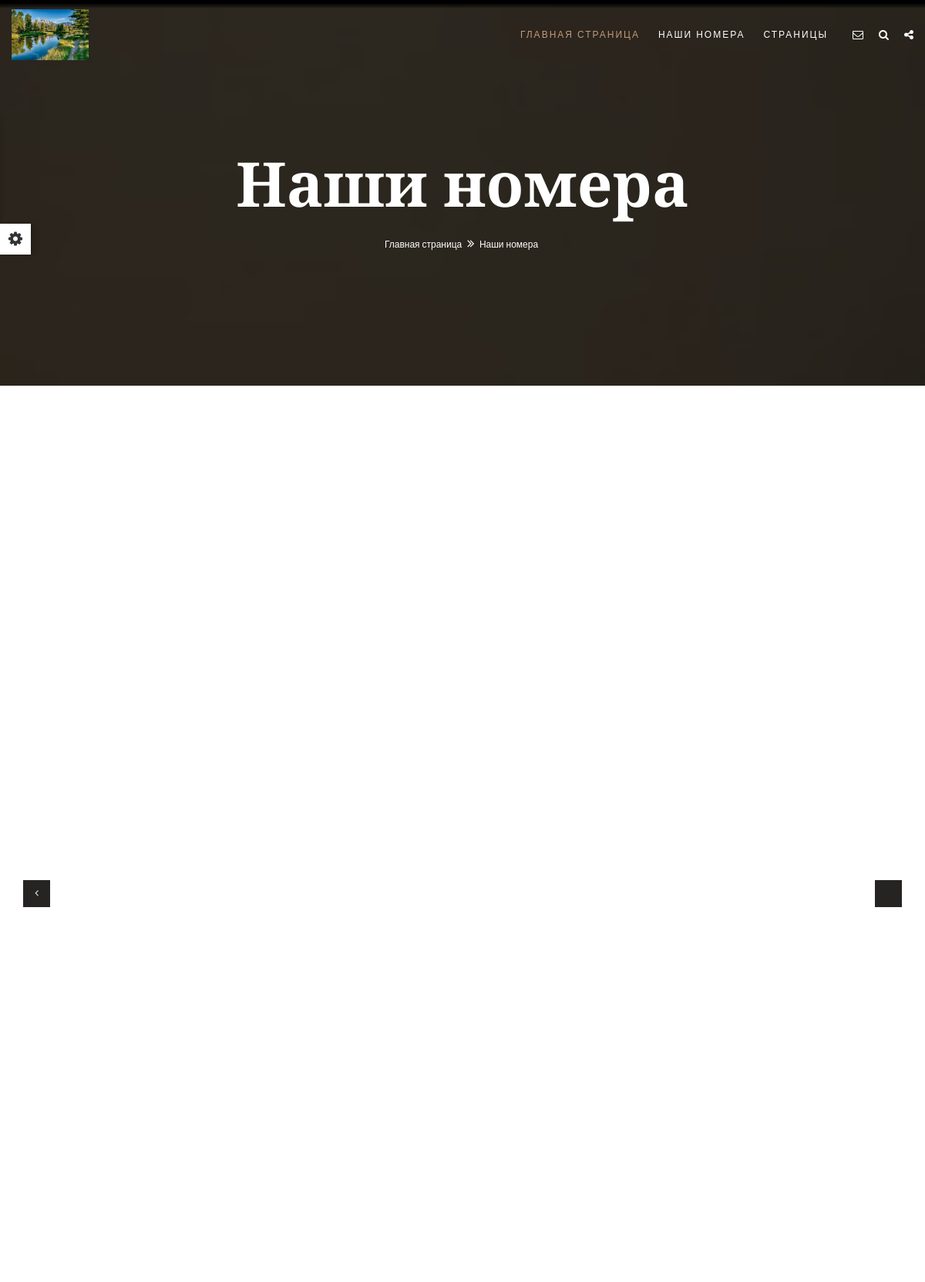
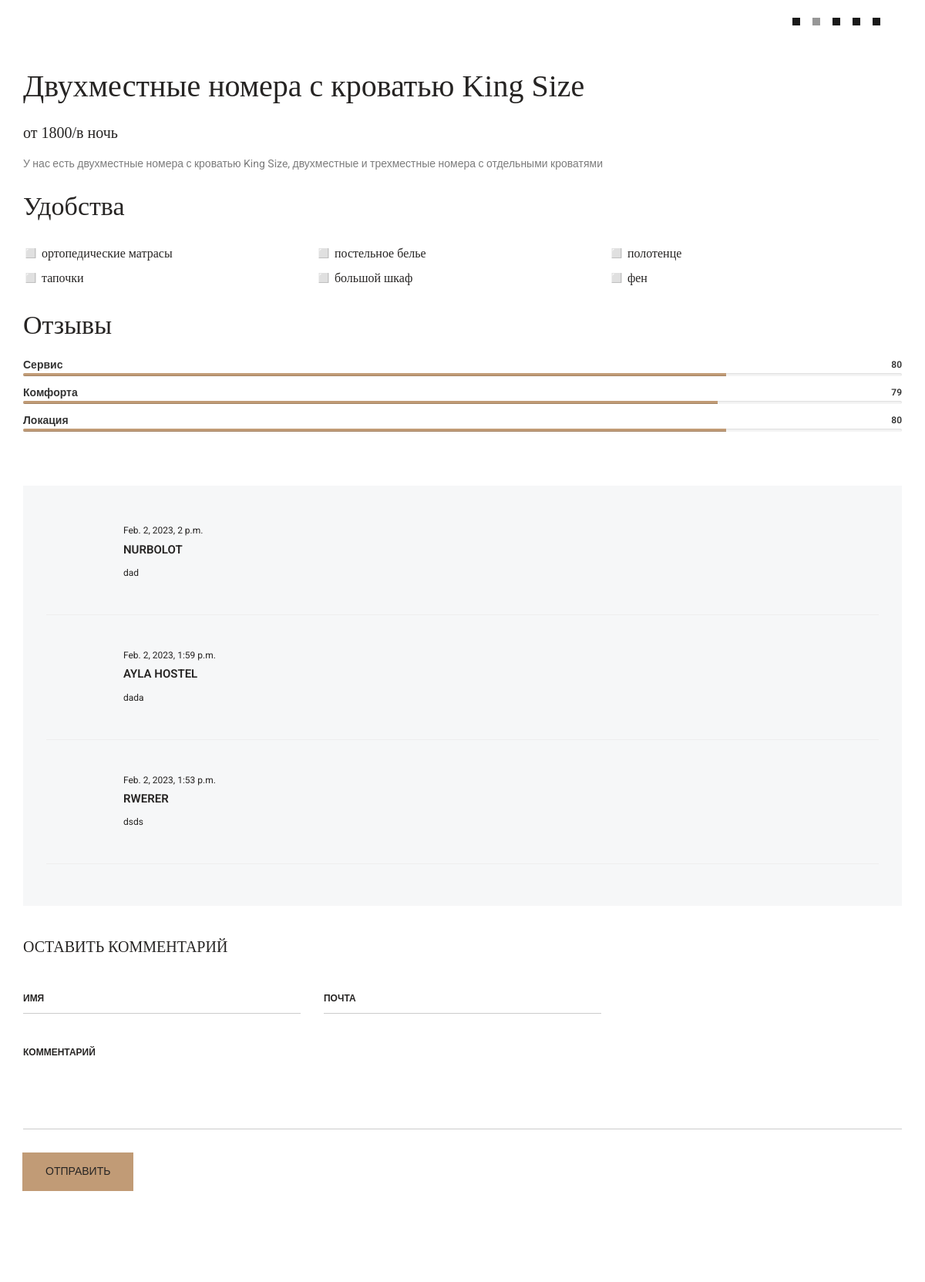
Page /rooms_detail/2/ (upper part) on the committed database (2 pictures, top to bottom).
### apps/settings/models.py (models this page shows, shortened)
class Setting(models.Model):
    title = models.CharField(
        max_length=255,
        verbose_name="Название"
    )
    description = models.TextField(
        verbose_name="Описание",
        blank = True, null = True
    )
    logo = models.ImageField(
        upload_to="logos/",
        verbose_name="Логотип сайта"
    )
    class Meta:
        verbose_name = "Настройка сайта"
        verbose_name_plural = "Настройки сайта"

### apps/rooms/models.py (models this page shows, shortened)
class BackroundRoom(models.Model):
    image = models.ImageField(upload_to="backround/", verbose_name="Задний фон")
    class Meta:
        verbose_name = "Задний фон страницы <<Наши номера>>"
        verbose_name_plural = "Задний фон страницы  <<Наши номера>>"

class Room(models.Model):
    title = models.CharField(max_length=255,verbose_name="О номере")
    descriptions = models.TextField(verbose_name="Описание о номере")
    price = models.CharField(max_length=255,verbose_name="Цена номера")
    service = models.CharField(max_length=255,verbose_name="Оценка услуг от 1 до 5")
    comfort = models.CharField(max_length=255,verbose_name="Оценка комфорта от 1 до 5")
    location = models.CharField(max_length=255,verbose_name="Оценка чистоты от 1 до 5")
    amenities1 = models.CharField(max_length=255,verbose_name="Первое удобство", blank=True, null=True)
    amenities2 = models.CharField(max_length=255,verbose_name="Второе удобство", blank=True, null=True)
    amenities3 = models.CharField(max_length=255,verbose_name="Третье удобство", blank=True, null=True)
    amenities4 = models.CharField(max_length=255,verbose_name="Четвертое удобство", blank=True, null=True)
    amenities5 = models.CharField(max_length=255,verbose_name="Пятое удобство", blank=True, null=True)
    amenities6 = models.CharField(max_length=255,verbose_name="Шестое удобство", blank=True, null=True)
    image1 = models.ImageField(upload_to="about", verbose_name="Первая фотография номера", blank=True, null=True)
    image2 = models.ImageField(upload_to="about", verbose_name="Вторая фотография номера", blank=True, null=True)
    image3 = models.ImageField(upload_to="about", verbose_name="Третья фотография номера", blank=True, null=True)
    image4 = models.ImageField(upload_to="about", verbose_name="Четвертая фотография номера", blank=True, null=True)
    image5 = models.ImageField(upload_to="about", verbose_name="Пятая фотография номера", blank=True, null=True)
    class Meta:
        verbose_name = "Настройка номера"
        verbose_name_plural = "Настройки Номеров"

class Comment(models.Model):
    name = models.CharField(max_length=255,verbose_name="Имя")
    email = models.EmailField(verbose_name="Почта")
    message = models.TextField(verbose_name="Коментарий")
    post = models.ForeignKey(Room, on_delete=models.CASCADE, related_name="post_comment")
    created = models.DateTimeField(auto_now_add=True)
    class Meta:
        ordering = ("-created",)
        verbose_name = "Комментрии к номерам"
        verbose_name_plural = "Комментрии к номерам"

### apps/rooms/views.py (the view)
# urls.py: path('rooms_detail/<int:id>/', rooms_detail, name="rooms_detail"),
def rooms_detail(request, id):
    contact = Contact.objects.latest('id')
    setting = Setting.objects.latest('id')
    room = Room.objects.get(id =id)
    backround = BackroundRoom.objects.latest('id')
    if request.method == "POST":
        name = request.POST.get('name')
        email = request.POST.get('email')
        message = request.POST.get('message')
        comment = Comment.objects.create(name = name,email = email, message = message, post = room )
        return redirect('rooms_detail', room.id)
    context = {
        'contact':contact,
        'setting' : setting,
        'room' : room,
        'backround' : backround,
    }
    return render(request, 'room-detail.html', context)

### templates/room-detail.html (shortened to what this page needs)
{% extends 'homepage.html'%}
{% load static %}
{% block content%}
	<div class="page-wraper">
        {% include 'include/header.html'%}
        <div class="page-content ">
            <div class="wt-bnr-inr overlay-wraper bg-parallax bg-top-center"  data-stellar-background-ratio="0.5"  style="background-image:url({{backround.image.url}});">
            	<div class="overlay-main bg-black opacity-07"></div>
                <div class="container">
                    <div class="wt-bnr-inr-entry">
                    	<div class="banner-title-outer">
                        	<div class="banner-title-name">
                        		<h2 class="text-white  font-80 font-weight-900">Наши номера</h2>
                            </div>
                        </div>
                            <div>
                                <ul class="wt-breadcrumb breadcrumb-style-2">
                                    <li><a href="{% url 'index'%}">Главная страница</a></li>
                                    <li>Наши номера</li>
                                </ul>
                            </div>
                    </div>
                </div>
            </div>
            <div class="section-full p-tb90 ">
                <div class="container">
                    <div class="room-detail-outer">
                        <div class="wt-post-media">
                            <div class="owl-carousel owl-fade-slider-one owl-btn-vertical-center owl-dots-bottom-right m-b30">
                                {% if room.image2%}
                                <div class="item">
                                    <div class="wt-thum-bx">
                                    </div>
                                </div>
                                {%endif%}
                            </div>
                            <div class="room-facility">
                                <div class="room-discription">
                                    <h2>{{room.title}}</h2>
                                    <h4>{{room.price}}/в ночь</h4>
                                    <p>{{room.descriptions}}</p>
                                </div>
                                <div class="room-amenities m-b30">
                                    <h3>Удобства</h3>
                                    <div class="amenities-list equal-wraper clearfix">
                                        <ul>
                                            {% if room.amenities1%}
                                            <li class="equal-col"><h5 class="m-b0"> {{room.amenities1}}</h5></li>
                                            {%endif%}
                                            {% if room.amenities2%}
                                            <li class="equal-col"><h5 class="m-b0">{{room.amenities2}}</h5></li>
                                            {%endif%}
                                            {% if room.amenities3%}
                                            <li class="equal-col"><h5 class="m-b0">{{room.amenities3}}</h5></li>
                                            {%endif%}
                                            {% if room.amenities4%}
                                            <li class="equal-col"><h5 class="m-b0">{{room.amenities4}}</h5></li>
                                            {%endif%}
                                            {% if room.amenities5%}
                                            <li class="equal-col"><h5 class="m-b0">{{room.amenities5}}</h5></li>
                                            {%endif%}
                                            {% if room.amenities6%}
                                            <li class="equal-col"><h5 class="m-b0">{{room.amenities6}}</h5></li>
                                            {%endif%}
                                        </ul>
                                    </div>
                                </div>
                                <div class="room-Rates m-b30">
                                    <h3>Отзывы</h3>
                                        <div class="rating-bars">
                                            <div class="rate-bar-category">
                                                <span class="rate-bars-name">Сервис<strong class="rate-count">{{room.service}}</strong></span>
                                                <div class="rate-bars-line">
                                                    <div class="progress wt-probar-2 radius-md m-b0">
                                                        <div class="progress-bar bg-primary radius-md" role="progressbar" aria-valuenow="100" aria-valuemin="0" aria-valuemax="100" style="width:{{room.service}}%;">
                                                        </div>
                                                   </div>
                                                </div>
                                            </div>
                                            <div class="rate-bar-category">
                                                <span class="rate-bars-name">Комфорта<strong class="rate-count">{{room.comfort}}</strong></span>
                                                <div class="rate-bars-line">
                                                    <div class="progress wt-probar-2 radius-md m-b0">
                                                        <div class="progress-bar bg-primary radius-md" role="progressbar" aria-valuenow="70" aria-valuemin="10" aria-valuemax="100" style="width: {{room.comfort}}%;">
                                                        </div>
                                                   </div>
                                                </div>
                                            </div>
                                            <div class="rate-bar-category">
                                                <span class="rate-bars-name">Локация<strong class="rate-count">{{room.location}}</strong></span>
                                                <div class="rate-bars-line">
                                                    <div class="progress wt-probar-2 radius-md m-b0">
                                                        <div class="progress-bar bg-primary radius-md" role="progressbar" aria-valuenow="90" aria-valuemin="10" aria-valuemax="100" style="width: {{room.location}}%;">
                                                        </div>
                                                   </div>
                                                </div>
                                            </div>
                                        </div>
                                </div>
                            </div>
                        </div>
                    </div>
                    <div class="clear" id="comment-list">
                        <div class="comments-area" id="comments">
                            <div class="p-tb30">
                                <ol class="comment-list p-a30 bg-gray">
                                    <li class="comment">
                                        {% for comment in room.post_comment.all %}
                                            <div class="comment-body">
                                                <div class="comment-meta">
                                                    <a>{{comment.created}}</a>
                                                </div>
                                                <div class="comment-author vcard">
                                                    <cite class="fn">{{comment.name}}</cite>
                                                </div>
                                                <p>{{comment.message}}</p>
                                            </div>
                                            <hr
                                        {% endfor %}
                                    </li>
                                </ol>
                                <div class="comment-respond m-t30" id="respond">
                                    <h2 class="comment-reply-title" id="reply-title">Оставить комментарий
                                    </h2>
                                    <div class="comment-form">
                                        <form method="POST">
                                            <p class="comment-form-author">
                                                <input class="form-control" type="text"  name="name"  placeholder="Имя"
                                            </p>
                                            <p class="comment-form-email">
                                                <input class="form-control" type="text"  name="email" placeholder="Почта"                                          </p>
                                            <p class="comment-form-comment">
                                                <textarea class="form-control"  name="message" placeholder="Комментарий" ></textarea>
                                            </p>
                                            <p class="form-submit">
                                                <button class="site-button radius-no text-uppercase font-weight-600" type="submit">Отправить</button>
                                            </p>
                                        </form>
                                    </div>
                                </div>
                           </div>
                        </div>
                    </div>
                </div>
            </div>
        </div>
    </div>
{% endblock%}

### templates/include/header.html (shortened to what this page needs)
{% load static %}
<header class="site-header header-style-1">
    <div class="sticky-header main-bar-wraper">
        <div class="main-bar bg-white p-t5">
            <div class="container">
                <div class="logo-header">
                    <div class="logo-header-inner logo-header-one">
                        <a href="{% url 'index'%}">
                            <img src="{{setting.logo.url}}" width = '100px' alt="" />
                        </a>
                    </div>
                </div>
                    <div class="extra-nav">
                        <div class="extra-cell">
                            <a href="{% url 'contact'%}" class="contact-slide-show text-white"><i class="fa fa-envelope-o"></i></a>
                        </div>
                        <div class="extra-cell">
                            <a href="#search" class=" text-white">
                                <i class="fa fa-search"></i>
                            </a>
                        </div>
                        <div class="extra-cell">
                            <a href="javascript:;" class="socialicon_show  text-white">
                                <i class="fa fa-share-alt"></i>
                            </a>
                        </div>
                    </div>
                    <div class="header-nav navbar-collapse collapse">
                        <ul class=" nav navbar-nav">
                            <li class="active">
                                <a href="{% url 'index'%}">Главная страница</a>
                            </li>
                            <li>
                                <a href="{% url 'rooms'%}">Наши номера</a>
                            </li>
                            <li class="submenu-direction">
                                <a >Страницы</a>
                            </li>
                        </ul>
                    </div>
            </div>
        </div>
    </div>
</header>

### rows in the picture
Setting: logo (picture)
BackroundRoom: image (picture)
Room: title "Двухместные номера с кроватью King Size", price "от 1800", descriptions "У нас есть двухместные номера с кроватью King Size, двухместные и трехместные номера с отдельными кроватями", amenities1 "◻️ ортопедические матрасы", amenities2 "◻️ постельное белье", amenities3 "◻️ полотенце", amenities4 "◻️ тапочки", amenities5 "◻️ большой шкаф", amenities6 "◻️ фен", service "80", comfort "79", location "80"
Comment: created "Feb. 2, 2023, 2 p.m.", name "NURBOLOT", message "dad"
Comment: created "Feb. 2, 2023, 1:59 p.m.", name "AYLA HOSTEL", message "dada"
Comment: created "Feb. 2, 2023, 1:53 p.m.", name "RWERER", message "dsds"
